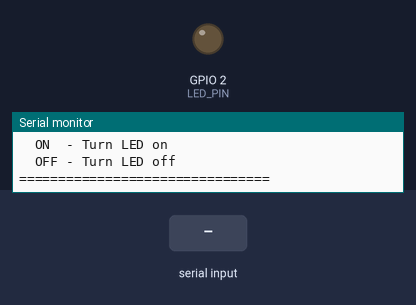
The program below on a simulated ESP32. Shown: output pins drawn as LEDs (lit = HIGH), the last lines printed to the serial monitor. The test bench sets the inputs (shaded band).

Above: at 2.2 s.
2.3 s: "ON\n" received over Serial
At 2.7 s:
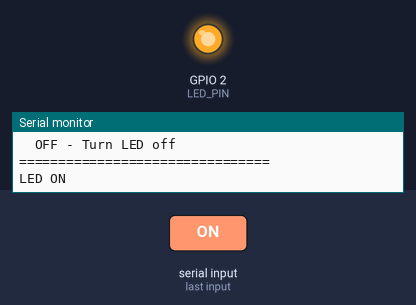
3.8 s: "OFF\n" received over Serial
At 5.0 s:
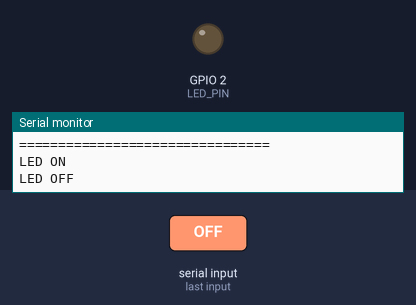
Timing chart, 0 to 6.8 s (numbered marks = the images above; inputs shaded):
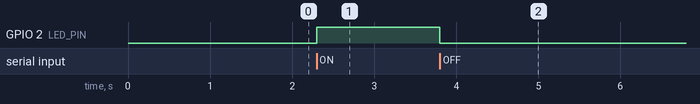

The program:

main.cpp
```cpp
#include <Arduino.h>

#define LED_PIN 2

void setup() {
    pinMode(LED_PIN, OUTPUT);

    Serial.begin(115200);
    delay(1000);

    Serial.println();
    Serial.println("================================");
    Serial.println("       WELCOME TO ESP32");
    Serial.println("================================");
    Serial.println("ESP32 is ready!");
    Serial.println();
    Serial.println("Commands:");
    Serial.println("  ON  - Turn LED on");
    Serial.println("  OFF - Turn LED off");
    Serial.println("================================");
    Serial.println();
}

void loop() {

    if (Serial.available() > 0) {

        String command = Serial.readStringUntil('\n');
        command.trim();

        if (command == "ON") {
            digitalWrite(LED_PIN, HIGH);
            Serial.println("LED ON");
        }

        else if (command == "OFF") {
            digitalWrite(LED_PIN, LOW);
            Serial.println("LED OFF");
        }

        else {
            Serial.print("Unknown command: ");
            Serial.println(command);
        }
    }
}
```

Measured:
- after the input at 2.3 s, GPIO 2 (LED_PIN): LOW → HIGH at once
- after the input at 3.8 s, GPIO 2 (LED_PIN): HIGH → LOW at once
